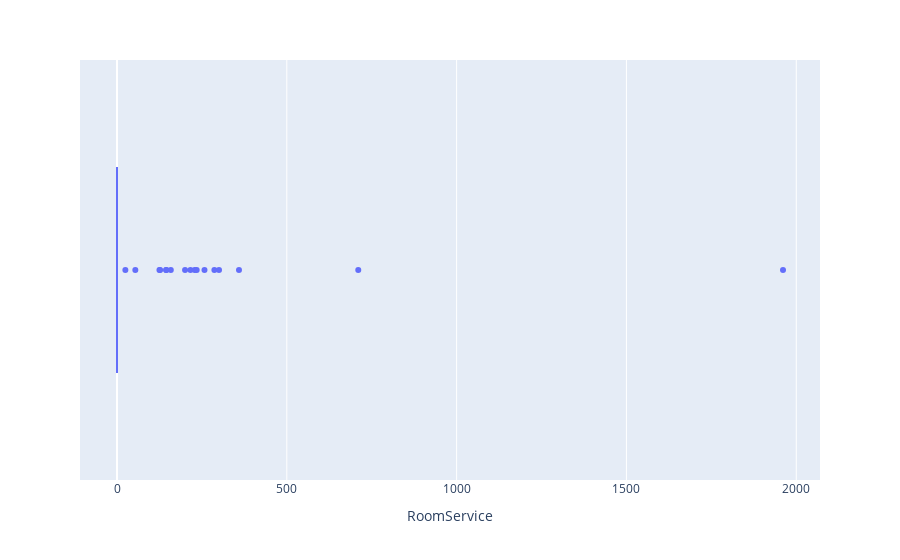

Notebook code cell kept with this figure:
### Code cell
px.box(data_frame= new_space[new_space.CryoSleep == 1], x = 'RoomService')

### Figure 1 — Plotly figure (JSON) as saved in the notebook; plotly's stock layout.template omitted (floating-point values rounded to 4 significant figures; data arrays with more than 128 entries replaced by an {"elided": "..."} marker saying what was removed)
{"data": [{"alignmentgroup": "True", "hovertemplate": "RoomService=%{x}<extra></extra>", "legendgroup": "", "marker": {"color": "#636efa"}, "name": "", "notched": false, "offsetgroup": "", "orientation": "h", "showlegend": false, "type": "box", "x": {"elided": "3099 float values"}, "x0": " ", "xaxis": "x", "y0": " ", "yaxis": "y"}], "layout": {"boxmode": "group", "legend": {"tracegroupgap": 0}, "margin": {"t": 60}, "xaxis": {"anchor": "y", "domain": [0, 1], "title": {"text": "RoomService"}}, "yaxis": {"anchor": "x", "domain": [0, 1]}}}
